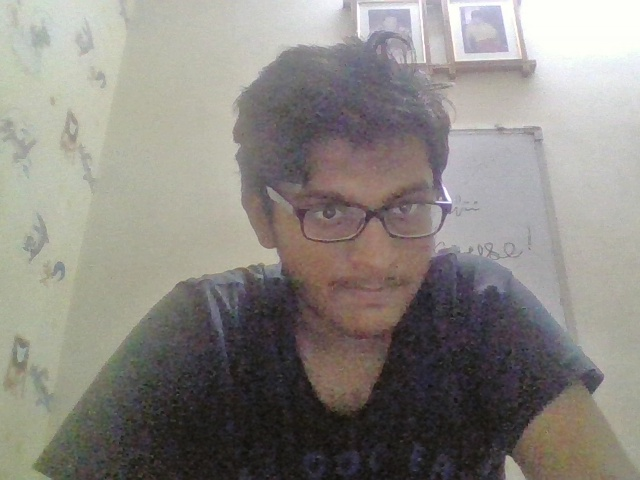
#> input picture clicked.jpg, 640 x 480 px
$ python imgrabcut.py
#> lines starting #> are read from the running program, lines starting #| are printed output that depends on the picture
import numpy as np
import cv2
import matplotlib.pyplot as plt

imgr = cv2.imread('clicked.jpg')
#> imgr is the input picture: shape (480, 640, 3); mean B, G, R 129.7, 134.9, 138.7
#cv2.imshow('img',imgr)
r,c,s=imgr.shape
#> r = 480; c = 640; s = 3
mask = np.zeros(imgr.shape[:2],np.uint8)

bgdModel=np.zeros((1,65),np.float64)
fgdModel=np.zeros((1,65),np.float64)

rect=(195,25,500,346)

cv2.grabCut(imgr,mask,rect,bgdModel,fgdModel,5,cv2.GC_INIT_WITH_RECT)

mask2 = np.where((mask==2)|(mask==0),0,1).astype('uint8')

imgf=imgr*mask2[:,:,np.newaxis]
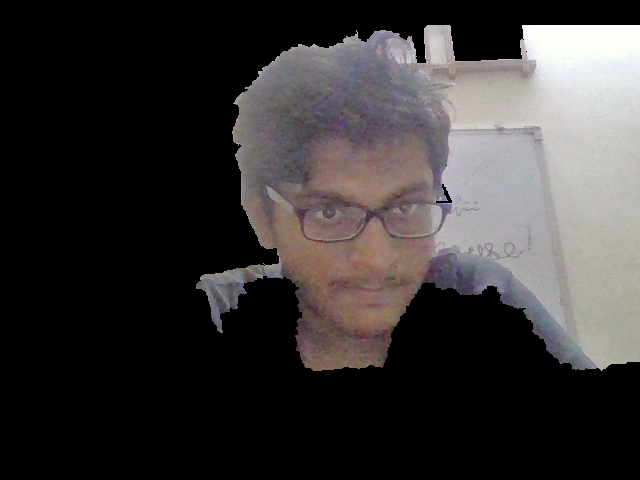
#> imgf: shape (480, 640, 3); mean B, G, R 53.9, 54, 57
plt.imshow(imgf)
plt.colorbar()
plt.show()
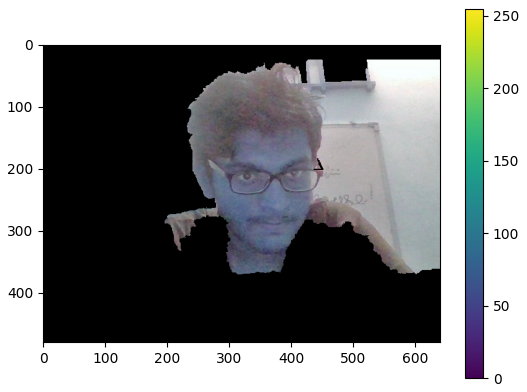
#> figure drawn by matplotlib, 2 panels; B, G, R data is drawn as R, G, B

$ run again, with click.jpg copied over clicked.jpg
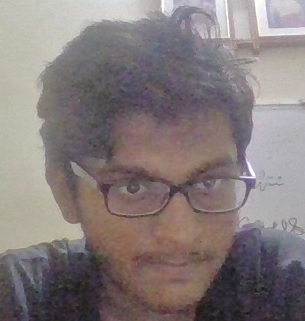
#> input picture click.jpg, 305 x 321 px
#> imgr is the input picture: shape (321, 305, 3); mean B, G, R 123.6, 123.6, 133.2
#> `imgf=imgr*mask2[:,:,np.newaxis]`:
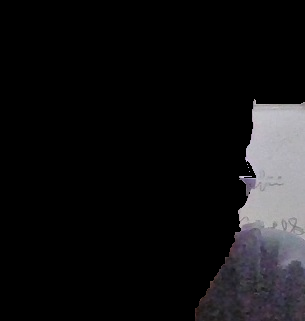
#> imgf: shape (321, 305, 3); mean B, G, R 19.7, 18.3, 18.8
#> `plt.show()`:
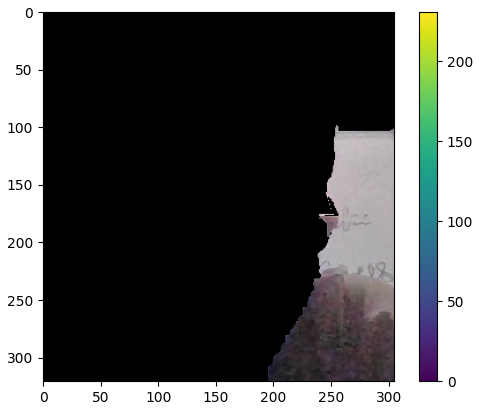
#> figure drawn by matplotlib, 2 panels; B, G, R data is drawn as R, G, B
